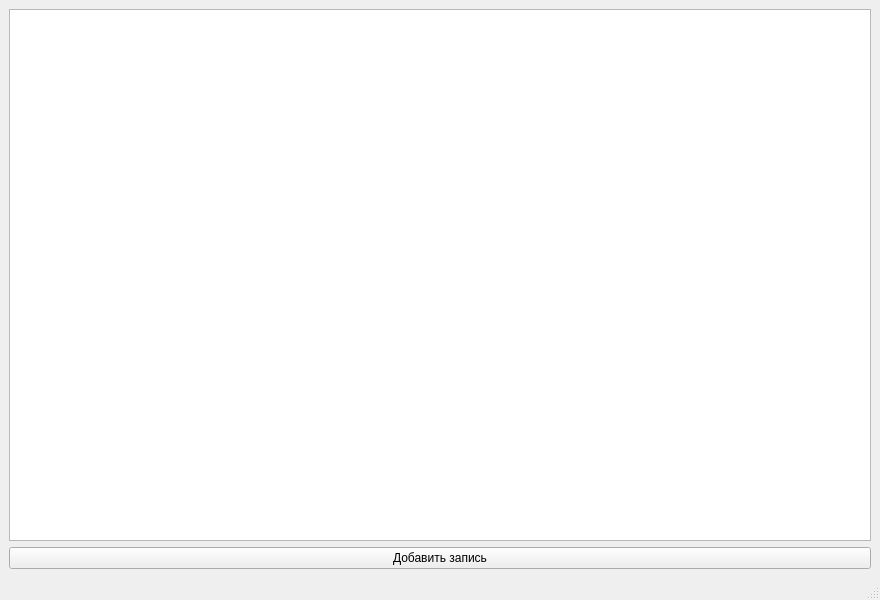
<?xml version="1.0" encoding="UTF-8"?>
<ui version="4.0">
 <class>MainWindow</class>
 <widget class="QMainWindow" name="MainWindow">
  <property name="geometry">
   <rect>
    <x>0</x>
    <y>0</y>
    <width>880</width>
    <height>600</height>
   </rect>
  </property>
  <property name="windowTitle">
   <string>Эспрессо</string>
  </property>
  <widget class="QWidget" name="centralwidget">
   <layout class="QVBoxLayout" name="verticalLayout_2">
    <item>
     <layout class="QVBoxLayout" name="verticalLayout">
      <item>
       <widget class="QTableWidget" name="tableWidget">
        <attribute name="horizontalHeaderCascadingSectionResizes">
         <bool>false</bool>
        </attribute>
       </widget>
      </item>
      <item>
       <widget class="QPushButton" name="pushButton">
        <property name="text">
         <string>Добавить запись</string>
        </property>
       </widget>
      </item>
     </layout>
    </item>
   </layout>
  </widget>
  <widget class="QMenuBar" name="menubar">
   <property name="geometry">
    <rect>
     <x>0</x>
     <y>0</y>
     <width>880</width>
     <height>26</height>
    </rect>
   </property>
  </widget>
  <widget class="QStatusBar" name="statusbar"/>
 </widget>
 <resources/>
 <connections/>
</ui>
